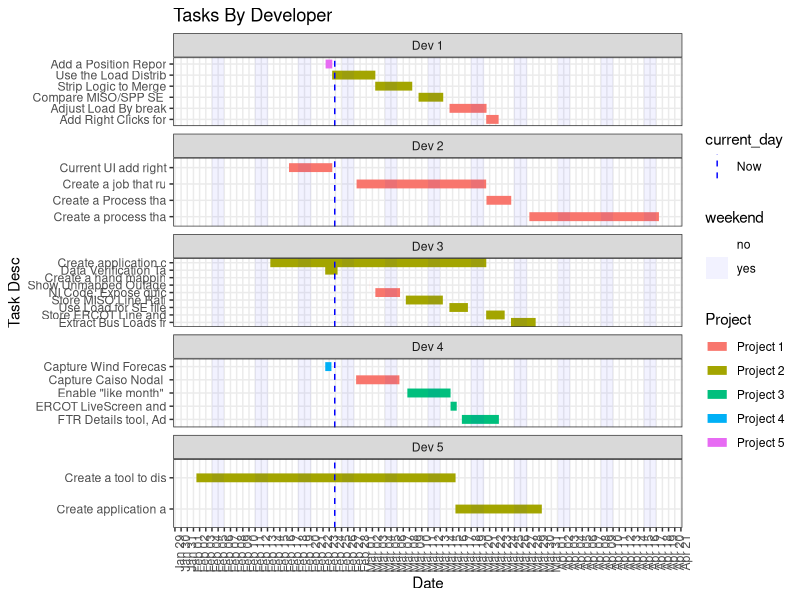
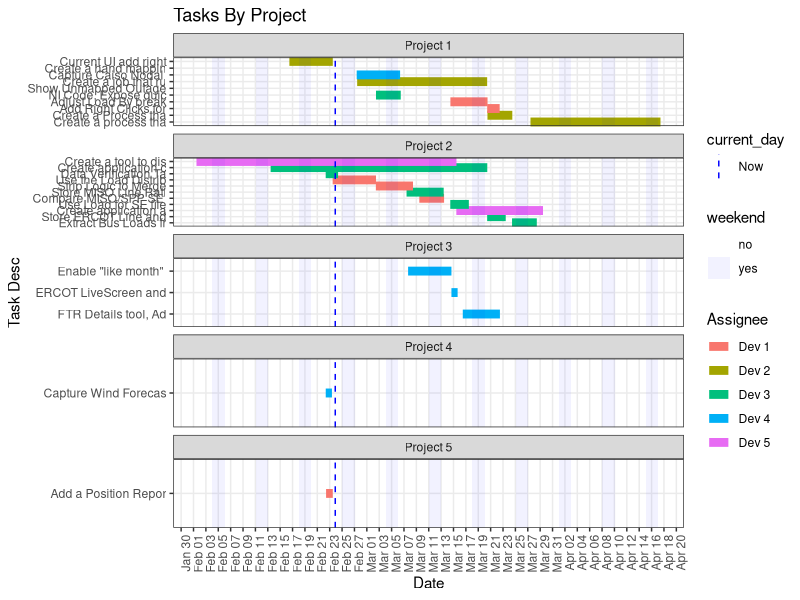

Generate these figures, in order, with R:
 library(openxlsx)
 library(ggplot2)
 library(dplyr)
 library(lubridate)
 library(scales)
 
#raw tasks downloaded to csv from Jira 
raw <- read.xlsx("gantt_chart_data.xlsx", startRow = 4,detectDates = TRUE) 


processed_data <- raw %>% 
  data.frame(.) %>%  
  select(Project,Summary,Priority,Planned.Start,Planned.End,Assignee) %>%
  na.omit()%>%
  mutate(start = ymd_hms(as.POSIXct(Planned.Start* (60*60*24), origin="1899-12-30", tz="GMT"))) %>%
  mutate(end = ymd_hms(as.POSIXct(Planned.End* (60*60*24), origin="1899-12-30", tz="GMT")),
         short_sum = substr(Summary,0,20),
         Priority = as.factor(Priority)) %>%
  select(-Planned.Start, -Planned.End) %>%
  na.omit() %>%
  ungroup() %>%
  filter( end <= today() + weeks(6))


today_df <- data.frame(val = as.numeric(force_tz(ymd_hms("2017-02-23 16:33:15"),tzone = "America/New_York")), current_day = "Now")

#needed to highlight the days that are weeekends
weekends <- data.frame(date = seq(min(processed_data$start), max(processed_data$end), by = "hour")) %>%
  mutate(day = wday(date), 
         weekend = ifelse(wday(date) %in% c(1,7), "yes","no"))%>%
  group_by(date,weekend) %>%
  summarize(start = min(date),end = max(date) + minutes(60))


# tasks by developer
ggplot(data = processed_data %>% 
         arrange(desc(start), short_sum) %>% 
         mutate(short_sum = factor(short_sum, levels = unique(short_sum)))) +
  geom_segment(aes(y = short_sum, 
                   yend = short_sum, 
                   x = start, xend = end, 
                   color = Project),size=3) +
  geom_vline(data = today_df, aes(xintercept = val, linetype = current_day), color = "blue") +
  geom_rect(data = weekends, aes(NULL, NULL,xmin = start,xmax = end, fill = weekend),
            ymin=-Inf,ymax= Inf) +
  scale_fill_manual(values = alpha(c("gray", 'blue'), c(0.0, .05)))  + 
  scale_x_datetime(date_labels = "%b %d", date_breaks = "1 day", minor_breaks = NULL ) +
  #scale_x_datetime(date_labels = "%b %d", date_breaks = "1 week") +
  facet_wrap(~Assignee, ncol = 1, scales = "free_y") +
  theme_bw() +
  scale_linetype_manual(values = c(2)) +
  theme(axis.text.x = element_text(angle = 90, hjust = 1)) +
  labs(title = "Tasks By Developer", y = "Task Desc", x = "Date")

# tasks by Projects
ggplot(data = processed_data %>% arrange(desc(start), short_sum) %>% mutate(short_sum = factor(short_sum, levels = unique(short_sum)))) +
  geom_segment(aes(y = short_sum, 
                   yend = short_sum, 
                   x = start, xend = end, 
                   color = Assignee),size=3) +
  geom_vline(data = today_df, aes(xintercept = val, linetype = current_day), color = "blue") +
  geom_rect(data = weekends, aes(NULL, NULL,xmin = start, xmax = end, fill = weekend),
            ymin=-Inf,ymax= Inf) +
  scale_fill_manual(values = alpha(c("gray", 'blue'), c(0.0, .05)))  + 
  scale_x_datetime(date_labels = "%b %d", date_breaks = "2 day", minor_breaks = NULL ) +
  #scale_x_datetime(date_labels = "%b %d", date_breaks = "1 week") +
  facet_wrap(~Project, ncol = 1, scales = "free_y") +
  theme_bw() +
  scale_linetype_manual(values = c(2)) +
  theme(axis.text.x = element_text(angle = 90, hjust = 1)) +
  labs(title = "Tasks By Project", y = "Task Desc", x = "Date")


